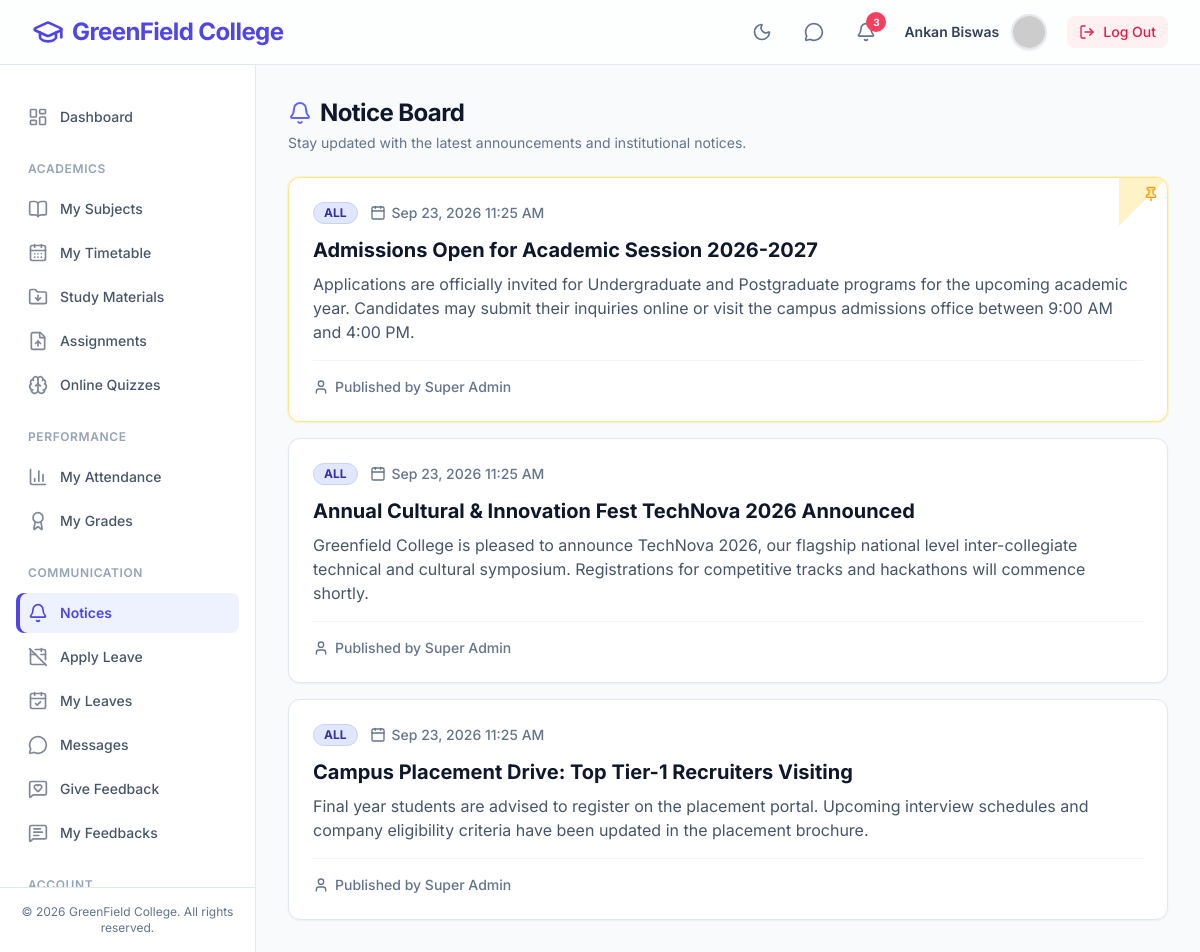
The app's page /views/student/notices.php (signed in) with its own data.
### tables this page shows
CREATE TABLE `notices` (
  `id` int(11) NOT NULL AUTO_INCREMENT,
  `title` varchar(255) NOT NULL,
  `slug` varchar(255) NOT NULL,
  `content` text NOT NULL,
  `target_role` enum('ALL','FACULTY','STUDENT') DEFAULT 'ALL',
  `attachment_url` varchar(255) DEFAULT NULL,
  `created_by` int(11) NOT NULL,
  `is_pinned` tinyint(1) DEFAULT 0,
  `created_at` timestamp NOT NULL DEFAULT current_timestamp(),
  PRIMARY KEY (`id`),
  UNIQUE KEY `slug` (`slug`),
  KEY `idx_notice_role` (`target_role`),
  KEY `idx_notice_pinned` (`is_pinned`),
  KEY `notices_ibfk_new1` (`created_by`),
  CONSTRAINT `notices_ibfk_new1` FOREIGN KEY (`created_by`) REFERENCES `admins` (`id`) ON DELETE CASCADE
);

### config/database.php (called while the page is built, shortened)
<?php
class Database {
    private static ?Database $instance = null;
    private PDO $connection;
    private string $host = 'localhost';
    private string $db_name = 'college_cms';
    private string $username = 'root';
    private string $password = '';
    private string $charset = 'utf8mb4';
    private function __construct() {
        $dsn = "mysql:host={$this->host};dbname={$this->db_name};charset={$this->charset}";
        $options = [
            PDO::ATTR_ERRMODE            => PDO::ERRMODE_EXCEPTION,
            PDO::ATTR_DEFAULT_FETCH_MODE => PDO::FETCH_ASSOC,
            PDO::ATTR_EMULATE_PREPARES   => false,
        ];
        try {
            $this->connection = new PDO($dsn, $this->username, $this->password, $options);
        } catch (PDOException $e) {
            error_log("Database Connection failed: " . $e->getMessage());
            die("Critical Error: Unable to connect to the database. Please contact system administrator.");
        }
    }
    public static function getInstance(): Database {
        if (self::$instance === null) {
            self::$instance = new Database();
        }
        return self::$instance;
    }
    public function getConnection(): PDO {
        return $this->connection;
    }
}

### controllers/NoticeController.php (called while the page is built, shortened)
<?php
require_once __DIR__ . '/../config/database.php';
class NoticeController {
    private PDO $db;
    public function __construct() {
        $this->db = Database::getInstance()->getConnection();
    }
    public function getNoticesForRole(string $role): array {
        try {
            $stmt = $this->db->prepare("
                SELECT n.*, a.name as author
                FROM notices n
                JOIN admins a ON n.created_by = a.id
                WHERE n.target_role IN ('ALL', ?)
                ORDER BY n.is_pinned DESC, n.created_at DESC
            ");
            $stmt->execute([strtoupper($role)]);
            return $stmt->fetchAll();
        } catch (\PDOException $e) {
            error_log("DB Error fetching notices for role {$role}: " . $e->getMessage());
            return [];
        }
    }
}

### views/student/notices.php (the view, shortened to what this page needs)
<?php
require_once __DIR__ . '/../../includes/header.php';
require_once __DIR__ . '/../../controllers/NoticeController.php';
$controller = new NoticeController();
$notices = $controller->getNoticesForRole($_SESSION['role_name']);
?>
<main class="flex-1 overflow-y-auto p-4 sm:p-6 lg:p-8 bg-slate-50 dark:bg-slate-900 transition-colors duration-200">
    <div class="max-w-4xl mx-auto space-y-6">
        <div class="flex flex-col sm:flex-row sm:items-center justify-between gap-4">
            <div>
                <h1 class="text-2xl font-bold tracking-tight text-slate-900 dark:text-white flex items-center gap-2">
                    <i data-lucide="bell" class="w-6 h-6 text-indigo-500"></i> Notice Board
                </h1>
                <p class="text-sm text-slate-500 dark:text-slate-400 mt-1">Stay updated with the latest announcements and institutional notices.</p>
            </div>
        </div>
        <?php if (empty($notices)): ?>
            <div class="bg-white dark:bg-slate-800 rounded-xl p-10 text-center border border-slate-200 dark:border-slate-700 shadow-sm animate-fade-in">
                <div class="inline-flex items-center justify-center w-16 h-16 rounded-full bg-slate-100 dark:bg-slate-800 text-slate-400 mb-4 transition-transform hover:scale-110 duration-300">
                    <i data-lucide="bell-off" class="w-8 h-8"></i>
                </div>
                <h3 class="text-lg font-semibold text-slate-900 dark:text-white">No notices found</h3>
                <p class="text-sm text-slate-500 mt-2 max-w-sm mx-auto">There are currently no announcements or notices available.</p>
            </div>
        <?php else: ?>
            <div class="space-y-4">
                <?php foreach ($notices as $notice): ?>
                    <div class="bg-white dark:bg-slate-800 rounded-xl shadow-sm border <?= $notice['is_pinned'] ? 'border-amber-200 dark:border-amber-900/50 ring-1 ring-amber-100 dark:ring-amber-900/30' : 'border-slate-200 dark:border-slate-700' ?> overflow-hidden transform transition-all duration-300 hover:shadow-md hover:-translate-y-0.5 relative group">
                        <?php if ($notice['is_pinned']): ?>
                            <div class="absolute top-0 right-0 w-0 h-0 border-t-[3rem] border-r-[3rem] border-t-amber-100 dark:border-t-amber-900/40 border-r-transparent"></div>
                            <i data-lucide="pin" class="absolute top-2 right-2 w-4 h-4 text-amber-500 fill-amber-500/20"></i>
                        <?php endif; ?>
                        <div class="p-5 sm:p-6">
                            <div class="flex items-center gap-3 mb-3">
                                <?php
                                $roleClass = 'bg-slate-100 text-slate-800 dark:bg-slate-800 dark:text-slate-300 border-slate-200 dark:border-slate-700';
                                if ($notice['target_role'] === 'ALL') $roleClass = 'bg-indigo-100 text-indigo-800 dark:bg-indigo-900/30 dark:text-indigo-400 border-indigo-200 dark:border-indigo-800/50';
                                else if ($notice['target_role'] === 'STUDENT') $roleClass = 'bg-emerald-100 text-emerald-800 dark:bg-emerald-900/30 dark:text-emerald-400 border-emerald-200 dark:border-emerald-800/50';
                                ?>
                                <span class="inline-flex items-center px-2.5 py-0.5 rounded-full text-xs font-bold border <?= $roleClass ?>">
                                    <?= htmlspecialchars($notice['target_role']) ?>
                                </span>
                                <span class="text-sm font-medium text-slate-500 dark:text-slate-400 flex items-center gap-1.5">
                                    <i data-lucide="calendar" class="w-4 h-4"></i>
                                    <?= date('M j, Y g:i A', strtotime($notice['created_at'])) ?>
                                </span>
                            </div>
                            <h3 class="text-xl font-bold text-slate-900 dark:text-white mb-2 pr-8">
                                <?= htmlspecialchars($notice['title']) ?>
                            </h3>
                            <div class="prose prose-sm dark:prose-invert prose-slate max-w-none text-slate-600 dark:text-slate-300">
                                <?= nl2br(htmlspecialchars($notice['content'])) ?>
                            </div>
                            <div class="mt-4 pt-4 border-t border-slate-100 dark:border-slate-700 flex justify-between items-center text-sm text-slate-500 dark:text-slate-400">
                                <span class="flex items-center gap-1.5 font-medium">
                                    <i data-lucide="user" class="w-4 h-4"></i> Published by <?= htmlspecialchars($notice['author']) ?>
                                </span>
                            </div>
                        </div>
                    </div>
                <?php endforeach; ?>
            </div>
        <?php endif; ?>
    </div>
</main>
<?php require_once __DIR__ . '/../../includes/footer.php'; ?>

### records on screen
notices: is_pinned 1 (drawn), target_role "ALL", created_at "Sep 23, 2026 11:25 AM", title "Admissions Open for Academic Session 2026-2027", content "Applications are officially invited for Undergraduate and Postgraduate programs for the upcoming academic year. Candidates may submit their inquiries online or visit the campus admissions office between 9:00 AM and 4:00 PM.", created_by.name "Super Admin"
notices: target_role "ALL", created_at "Sep 23, 2026 11:25 AM", title "Annual Cultural & Innovation Fest TechNova 2026 Announced", content "Greenfield College is pleased to announce TechNova 2026, our flagship national level inter-collegiate technical and cultural symposium. Registrations for competitive tracks and hackathons will commence shortly.", created_by.name "Super Admin"
notices: target_role "ALL", created_at "Sep 23, 2026 11:25 AM", title "Campus Placement Drive: Top Tier-1 Recruiters Visiting", content "Final year students are advised to register on the placement portal. Upcoming interview schedules and company eligibility criteria have been updated in the placement brochure.", created_by.name "Super Admin"

### other values on screen
$notifCount "3"
$userName "Ankan Biswas"
$link['label'] "Dashboard"
$link['label'] "ACADEMICS"
$link['label'] "My Subjects"
$link['label'] "My Timetable"
$link['label'] "Study Materials"
$link['label'] "Assignments"
$link['label'] "Online Quizzes"
$link['label'] "PERFORMANCE"
$link['label'] "My Attendance"
$link['label'] "My Grades"
$link['label'] "COMMUNICATION"
$link['label'] "Notices"
$link['label'] "Apply Leave"
